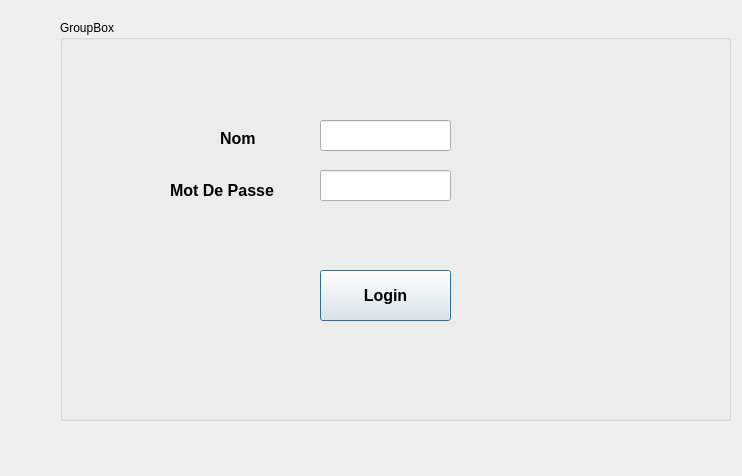
<?xml version="1.0" encoding="UTF-8"?>
<ui version="4.0">
 <class>firstPage</class>
 <widget class="QDialog" name="firstPage">
  <property name="geometry">
   <rect>
    <x>0</x>
    <y>0</y>
    <width>742</width>
    <height>476</height>
   </rect>
  </property>
  <property name="windowTitle">
   <string>Dialog</string>
  </property>
  <widget class="QGroupBox" name="groupBox">
   <property name="geometry">
    <rect>
     <x>60</x>
     <y>20</y>
     <width>671</width>
     <height>401</height>
    </rect>
   </property>
   <property name="title">
    <string>GroupBox</string>
   </property>
   <widget class="QLineEdit" name="lineEdit_Nom">
    <property name="geometry">
     <rect>
      <x>260</x>
      <y>100</y>
      <width>131</width>
      <height>31</height>
     </rect>
    </property>
   </widget>
   <widget class="QLineEdit" name="lineEdit_mdp">
    <property name="geometry">
     <rect>
      <x>260</x>
      <y>150</y>
      <width>131</width>
      <height>31</height>
     </rect>
    </property>
   </widget>
   <widget class="QLabel" name="label_Nom">
    <property name="geometry">
     <rect>
      <x>160</x>
      <y>110</y>
      <width>71</width>
      <height>16</height>
     </rect>
    </property>
    <property name="font">
     <font>
      <pointsize>12</pointsize>
      <weight>75</weight>
      <bold>true</bold>
     </font>
    </property>
    <property name="text">
     <string>Nom</string>
    </property>
   </widget>
   <widget class="QLabel" name="label_mdp">
    <property name="geometry">
     <rect>
      <x>110</x>
      <y>160</y>
      <width>121</width>
      <height>20</height>
     </rect>
    </property>
    <property name="font">
     <font>
      <pointsize>12</pointsize>
      <weight>75</weight>
      <bold>true</bold>
     </font>
    </property>
    <property name="text">
     <string>Mot De Passe</string>
    </property>
   </widget>
   <widget class="QPushButton" name="pushButton_login">
    <property name="geometry">
     <rect>
      <x>260</x>
      <y>250</y>
      <width>131</width>
      <height>51</height>
     </rect>
    </property>
    <property name="font">
     <font>
      <pointsize>12</pointsize>
      <weight>75</weight>
      <bold>true</bold>
     </font>
    </property>
    <property name="text">
     <string>Login</string>
    </property>
   </widget>
   <zorder>lineEdit_mdp</zorder>
   <zorder>lineEdit_Nom</zorder>
   <zorder>label_Nom</zorder>
   <zorder>label_mdp</zorder>
   <zorder>pushButton_login</zorder>
  </widget>
 </widget>
 <resources/>
 <connections/>
</ui>
